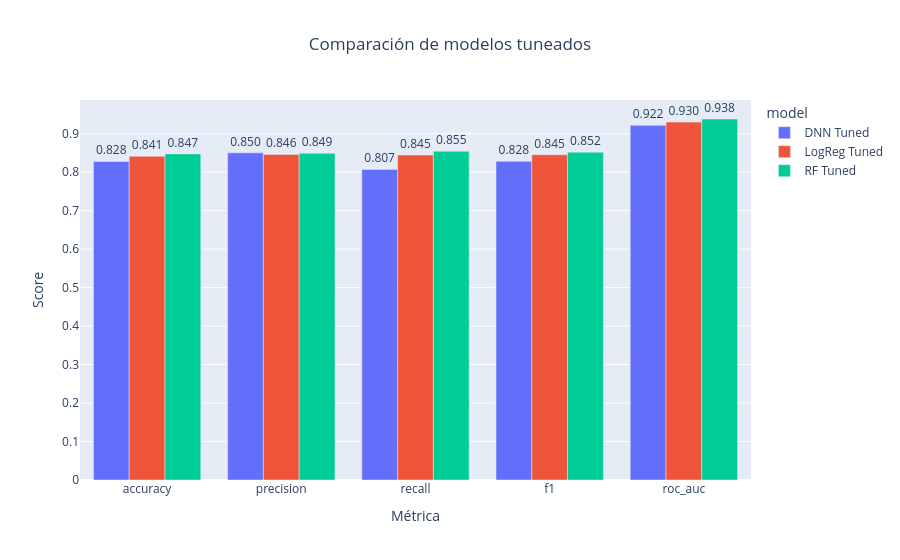

The notebook cell this image was saved under:
### Markdown cell above
## Visualización comparativa

### Code cell
comparison_long = comparison_df.melt(
    id_vars="model",
    value_vars=["accuracy", "precision", "recall", "f1", "roc_auc"],
    var_name="metric",
    value_name="score"
)

metric_order = ["accuracy", "precision", "recall", "f1", "roc_auc"]
comparison_long["metric"] = pd.Categorical(comparison_long["metric"], categories=metric_order, ordered=True)
comparison_long = comparison_long.sort_values(["metric", "model"])

fig = px.bar(
    comparison_long,
    x="metric",
    y="score",
    color="model",
    barmode="group",
    text="score",
    title="Comparación de modelos tuneados"
)

fig.update_traces(texttemplate="%{text:.3f}", textposition="outside")
fig.update_layout(
    title_x=0.5,
    xaxis_title="Métrica",
    yaxis_title="Score"
)

fig.show()

### Figure 1 — Plotly figure (JSON) as saved in the notebook; plotly's stock layout.template omitted (floating-point values rounded to 4 significant figures)
{"data": [{"alignmentgroup": "True", "hovertemplate": "model=DNN Tuned<br>metric=%{x}<br>score=%{text}<extra></extra>", "legendgroup": "DNN Tuned", "marker": {"color": "#636efa", "pattern": {"shape": ""}}, "name": "DNN Tuned", "offsetgroup": "DNN Tuned", "orientation": "v", "showlegend": true, "text": [0.828, 0.8502, 0.8072, 0.8282, 0.9219], "textposition": "outside", "texttemplate": "%{text:.3f}", "type": "bar", "x": ["accuracy", "precision", "recall", "f1", "roc_auc"], "xaxis": "x", "y": [0.828, 0.8502, 0.8072, 0.8282, 0.9219], "yaxis": "y"}, {"alignmentgroup": "True", "hovertemplate": "model=LogReg Tuned<br>metric=%{x}<br>score=%{text}<extra></extra>", "legendgroup": "LogReg Tuned", "marker": {"color": "#EF553B", "pattern": {"shape": ""}}, "name": "LogReg Tuned", "offsetgroup": "LogReg Tuned", "orientation": "v", "showlegend": true, "text": [0.8414, 0.8462, 0.8446, 0.8454, 0.9302], "textposition": "outside", "texttemplate": "%{text:.3f}", "type": "bar", "x": ["accuracy", "precision", "recall", "f1", "roc_auc"], "xaxis": "x", "y": [0.8414, 0.8462, 0.8446, 0.8454, 0.9302], "yaxis": "y"}, {"alignmentgroup": "True", "hovertemplate": "model=RF Tuned<br>metric=%{x}<br>score=%{text}<extra></extra>", "legendgroup": "RF Tuned", "marker": {"color": "#00cc96", "pattern": {"shape": ""}}, "name": "RF Tuned", "offsetgroup": "RF Tuned", "orientation": "v", "showlegend": true, "text": [0.8475, 0.8493, 0.8545, 0.8519, 0.9383], "textposition": "outside", "texttemplate": "%{text:.3f}", "type": "bar", "x": ["accuracy", "precision", "recall", "f1", "roc_auc"], "xaxis": "x", "y": [0.8475, 0.8493, 0.8545, 0.8519, 0.9383], "yaxis": "y"}], "layout": {"barmode": "group", "legend": {"title": {"text": "model"}, "tracegroupgap": 0}, "title": {"text": "Comparación de modelos tuneados", "x": 0.5}, "xaxis": {"anchor": "y", "domain": [0, 1], "title": {"text": "Métrica"}}, "yaxis": {"anchor": "x", "domain": [0, 1], "title": {"text": "Score"}}}}
